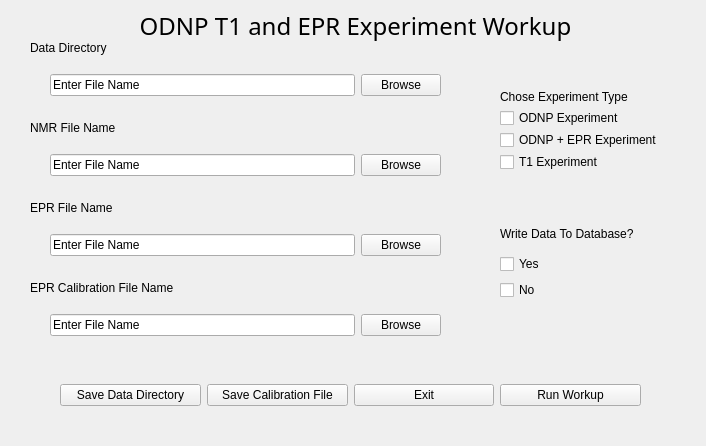
<?xml version="1.0" encoding="UTF-8"?>
<ui version="4.0">
 <class>Form</class>
 <widget class="QWidget" name="Form">
  <property name="geometry">
   <rect>
    <x>0</x>
    <y>0</y>
    <width>706</width>
    <height>446</height>
   </rect>
  </property>
  <property name="windowTitle">
   <string>Form</string>
  </property>
  <widget class="QLabel" name="title">
   <property name="geometry">
    <rect>
     <x>140</x>
     <y>10</y>
     <width>431</width>
     <height>31</height>
    </rect>
   </property>
   <property name="font">
    <font>
     <family>Lucida Sans Typewriter</family>
     <pointsize>18</pointsize>
    </font>
   </property>
   <property name="layoutDirection">
    <enum>Qt::LeftToRight</enum>
   </property>
   <property name="text">
    <string>ODNP T1 and EPR Experiment Workup</string>
   </property>
   <property name="scaledContents">
    <bool>false</bool>
   </property>
   <property name="alignment">
    <set>Qt::AlignCenter</set>
   </property>
   <property name="wordWrap">
    <bool>false</bool>
   </property>
  </widget>
  <widget class="QWidget" name="horizontalLayoutWidget">
   <property name="geometry">
    <rect>
     <x>50</x>
     <y>60</y>
     <width>391</width>
     <height>51</height>
    </rect>
   </property>
   <layout class="QHBoxLayout" name="horizontalLayout">
    <item>
     <widget class="QLineEdit" name="DataDirDisplay">
      <property name="text">
       <string>Enter File Name</string>
      </property>
     </widget>
    </item>
    <item>
     <widget class="QPushButton" name="DataDirOpenBrowser">
      <property name="text">
       <string>Browse</string>
      </property>
     </widget>
    </item>
   </layout>
  </widget>
  <widget class="QWidget" name="horizontalLayoutWidget_2">
   <property name="geometry">
    <rect>
     <x>50</x>
     <y>140</y>
     <width>391</width>
     <height>51</height>
    </rect>
   </property>
   <layout class="QHBoxLayout" name="horizontalLayout_3">
    <item>
     <widget class="QLineEdit" name="ODNPDisplay">
      <property name="text">
       <string>Enter File Name</string>
      </property>
     </widget>
    </item>
    <item>
     <widget class="QPushButton" name="ODNPOpenBrowser">
      <property name="text">
       <string>Browse</string>
      </property>
     </widget>
    </item>
   </layout>
  </widget>
  <widget class="QWidget" name="horizontalLayoutWidget_3">
   <property name="geometry">
    <rect>
     <x>50</x>
     <y>220</y>
     <width>391</width>
     <height>51</height>
    </rect>
   </property>
   <layout class="QHBoxLayout" name="horizontalLayout_4">
    <item>
     <widget class="QLineEdit" name="EPRFileDisplay">
      <property name="text">
       <string>Enter File Name</string>
      </property>
     </widget>
    </item>
    <item>
     <widget class="QPushButton" name="EPROpenBrowser">
      <property name="text">
       <string>Browse</string>
      </property>
     </widget>
    </item>
   </layout>
  </widget>
  <widget class="QLabel" name="directoryTitle">
   <property name="geometry">
    <rect>
     <x>30</x>
     <y>40</y>
     <width>121</width>
     <height>16</height>
    </rect>
   </property>
   <property name="text">
    <string>Data Directory</string>
   </property>
  </widget>
  <widget class="QLabel" name="NMRTitle">
   <property name="geometry">
    <rect>
     <x>30</x>
     <y>120</y>
     <width>121</width>
     <height>16</height>
    </rect>
   </property>
   <property name="text">
    <string>NMR File Name</string>
   </property>
  </widget>
  <widget class="QLabel" name="EPRTitle">
   <property name="geometry">
    <rect>
     <x>30</x>
     <y>200</y>
     <width>121</width>
     <height>16</height>
    </rect>
   </property>
   <property name="text">
    <string>EPR File Name</string>
   </property>
  </widget>
  <widget class="QWidget" name="gridLayoutWidget">
   <property name="geometry">
    <rect>
     <x>60</x>
     <y>370</y>
     <width>581</width>
     <height>51</height>
    </rect>
   </property>
   <layout class="QGridLayout" name="gridLayout">
    <item row="0" column="0">
     <widget class="QPushButton" name="saveDirButton">
      <property name="text">
       <string>Save Data Directory</string>
      </property>
     </widget>
    </item>
    <item row="0" column="3">
     <widget class="QPushButton" name="runButton">
      <property name="text">
       <string>Run Workup</string>
      </property>
     </widget>
    </item>
    <item row="0" column="2">
     <widget class="QPushButton" name="exitButton">
      <property name="text">
       <string>Exit</string>
      </property>
     </widget>
    </item>
    <item row="0" column="1">
     <widget class="QPushButton" name="saveCalButton">
      <property name="text">
       <string>Save Calibration File</string>
      </property>
     </widget>
    </item>
   </layout>
  </widget>
  <widget class="QWidget" name="gridLayoutWidget_2">
   <property name="geometry">
    <rect>
     <x>500</x>
     <y>90</y>
     <width>174</width>
     <height>80</height>
    </rect>
   </property>
   <layout class="QGridLayout" name="gridLayout_2">
    <item row="2" column="0">
     <widget class="QCheckBox" name="checkBox">
      <property name="text">
       <string>ODNP Experiment</string>
      </property>
     </widget>
    </item>
    <item row="4" column="0">
     <widget class="QCheckBox" name="checkBox_3">
      <property name="text">
       <string>T1 Experiment</string>
      </property>
     </widget>
    </item>
    <item row="3" column="0">
     <widget class="QCheckBox" name="checkBox_2">
      <property name="text">
       <string>ODNP + EPR Experiment</string>
      </property>
     </widget>
    </item>
    <item row="1" column="0">
     <widget class="QLabel" name="ExperimentHeader">
      <property name="text">
       <string>Chose Experiment Type</string>
      </property>
      <property name="scaledContents">
       <bool>false</bool>
      </property>
     </widget>
    </item>
   </layout>
  </widget>
  <widget class="QWidget" name="gridLayoutWidget_3">
   <property name="geometry">
    <rect>
     <x>500</x>
     <y>220</y>
     <width>160</width>
     <height>80</height>
    </rect>
   </property>
   <layout class="QGridLayout" name="gridLayout_3">
    <item row="1" column="0">
     <widget class="QCheckBox" name="yesDatabase">
      <property name="text">
       <string>Yes</string>
      </property>
     </widget>
    </item>
    <item row="0" column="0">
     <widget class="QLabel" name="label">
      <property name="text">
       <string>Write Data To Database?</string>
      </property>
     </widget>
    </item>
    <item row="2" column="0">
     <widget class="QCheckBox" name="noDatabase">
      <property name="text">
       <string>No</string>
      </property>
     </widget>
    </item>
   </layout>
  </widget>
  <widget class="QWidget" name="horizontalLayoutWidget_4">
   <property name="geometry">
    <rect>
     <x>50</x>
     <y>300</y>
     <width>391</width>
     <height>51</height>
    </rect>
   </property>
   <layout class="QHBoxLayout" name="horizontalLayout_5">
    <item>
     <widget class="QLineEdit" name="EPRCalFileDisplay">
      <property name="text">
       <string>Enter File Name</string>
      </property>
     </widget>
    </item>
    <item>
     <widget class="QPushButton" name="EPRCalOpenBrowser">
      <property name="text">
       <string>Browse</string>
      </property>
     </widget>
    </item>
   </layout>
  </widget>
  <widget class="QLabel" name="EPRCalTitle">
   <property name="geometry">
    <rect>
     <x>30</x>
     <y>280</y>
     <width>161</width>
     <height>16</height>
    </rect>
   </property>
   <property name="text">
    <string>EPR Calibration File Name</string>
   </property>
  </widget>
  <zorder>title</zorder>
  <zorder>horizontalLayoutWidget</zorder>
  <zorder>horizontalLayoutWidget_2</zorder>
  <zorder>horizontalLayoutWidget_3</zorder>
  <zorder>directoryTitle</zorder>
  <zorder>NMRTitle</zorder>
  <zorder>EPRTitle</zorder>
  <zorder>gridLayoutWidget</zorder>
  <zorder>gridLayoutWidget_2</zorder>
  <zorder>gridLayoutWidget_3</zorder>
  <zorder>horizontalLayoutWidget_4</zorder>
  <zorder>EPRCalTitle</zorder>
  <zorder>label</zorder>
 </widget>
 <resources/>
 <connections/>
</ui>
